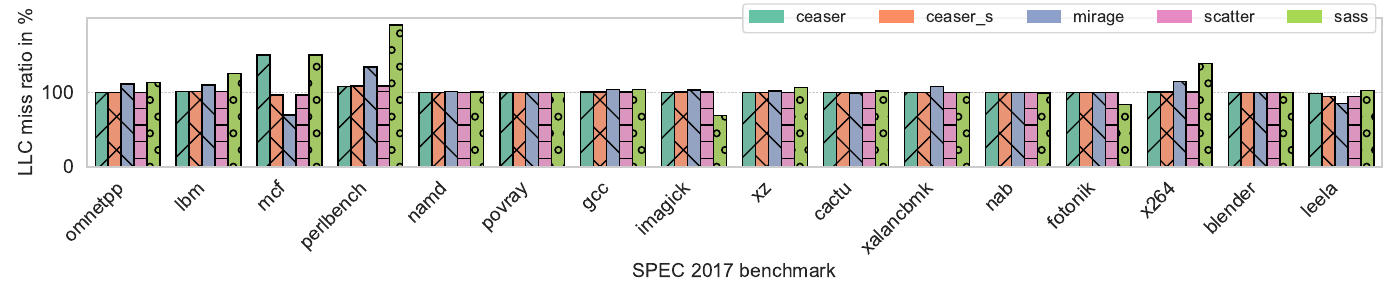

Write Python code to recreate this figure.
import seaborn as sns
import matplotlib.pyplot as plt
import numpy as np
import pandas as pd
import matplotlib.patches as mpatches

# X-axis labels
x_labels = [
    'omnetpp', 'lbm', 'mcf', 'perlbench', 'namd', 'povray', 'gcc', 'imagick', 
    'xz', 'cactu', 'xalancbmk', 'nab', 'fotonik', 'x264', 'blender', 'leela'
]

# Categories
categories = ['ceaser', 'ceaser_s', 'mirage', 'scatter', 'sass']


#Baseline

# rrip
y_values = np.array([
    [100.1596169, 99.8669859, 111.4325619, 99.88028731, 112.9356212],
    [100.8311869, 100.9006587, 109.7606029, 100.9006587, 125.0446475],
    [150, 96.31615625, 69.67100821, 96.31615625, 150],
    [107.8869926, 108.4046957, 134.244282, 108.4046957, 190.2296198],
    [100.0034366, 100.0111689, 100.7792431, 100.0111689, 100.2763821],
    [100, 100, 100, 100, 99.9402991],
    [100.2156491, 100.3713197, 103.5846961, 100.3713197, 103.4609144],
    [99.90602531, 100.5097946, 102.9234277, 100.5097946, 69.20529883],
    [100.0154531, 100.0417995, 101.5981325, 100.0417995, 106.8160458],
    [99.84304507, 99.61128294, 99.16062518, 99.61128294, 101.8428285],
    [100.1084676, 100.0420491, 108.0132264, 100.0420491, 100.0087064],
    [100, 100, 100, 100, 99.29441017],
    [100, 100, 100, 100, 84.06965695],
    [100.2581694, 100.3671122, 114.822827, 100.3671122, 138.8602315],
    [100.1694559, 100.1597438, 100.0757746, 100.1597438, 100.0778991],
    [98.25061025, 94.19388585, 84.76362066, 94.19388585, 102.1378778]
])

# Create a DataFrame
data = pd.DataFrame(y_values, columns=categories)
data['x'] = x_labels

# Reshape the DataFrame to long format for Seaborn
data_long = pd.melt(data, id_vars=['x'], var_name='category', value_name='value')

# Set the style of the plot
sns.set(style="whitegrid")

# Create the plot
plt.figure(figsize=(14, 3))

# Create the column chart with customized design (using 'hue' for color)
barplot = sns.barplot(x='x', y='value', hue='category', data=data_long, palette='Set2')

# Add hatch patterns to each bar to make them visually distinct
for i, bar in enumerate(barplot.patches):
    # Add alternating hatch patterns for better identification
    if i < 16:
        bar.set_hatch('/')
    elif i >= 16 and i < 32:
        bar.set_hatch('x')
    elif i >= 32 and i < 48:
        bar.set_hatch('\\')
    elif i >= 48 and i < 64:
        bar.set_hatch('-')
    else:
        bar.set_hatch('o')
    
    # Optional: add black edge color for each bar
    bar.set_edgecolor('black')

# Rotate the x-axis labels for better readability
plt.xticks(rotation=45, ha='right', fontsize=14)

# Set the y-axis label and title
plt.ylabel('LLC miss ratio in %', fontsize=14)
plt.xlabel('SPEC 2017 benchmark', fontsize=14)

# Increase the font size of the axes ticks
plt.tick_params(axis='both', which='major', labelsize=14)

# Add a grid to make the plot easier to read
plt.grid(True, axis='y', linestyle='--', linewidth=0.5)

# Improve the layout to avoid overlap
plt.tight_layout()

# Create a color palette (same as used in Seaborn barplot)
palette = sns.color_palette('Set2', n_colors=len(categories))

# Create legend handles with hatch patterns and matching colors
hatch_legend = [
    mpatches.Patch(hatch='/', color=palette[0], label='ceaser'),
    mpatches.Patch(hatch='x', color=palette[1], label='ceaser_s'),
    mpatches.Patch(hatch='\\', color=palette[2], label='mirage'),
    mpatches.Patch(hatch='-', color=palette[3], label='scatter'),
    mpatches.Patch(hatch='o', color=palette[4], label='sass')
]

# Update the legend with hatch patterns and matching colors
plt.legend(handles=hatch_legend, bbox_to_anchor=(0.5, 1.15), ncol=5, fontsize=12)

# Show the plot
plt.savefig('rriprp.pdf', format='pdf')
#plt.show()
